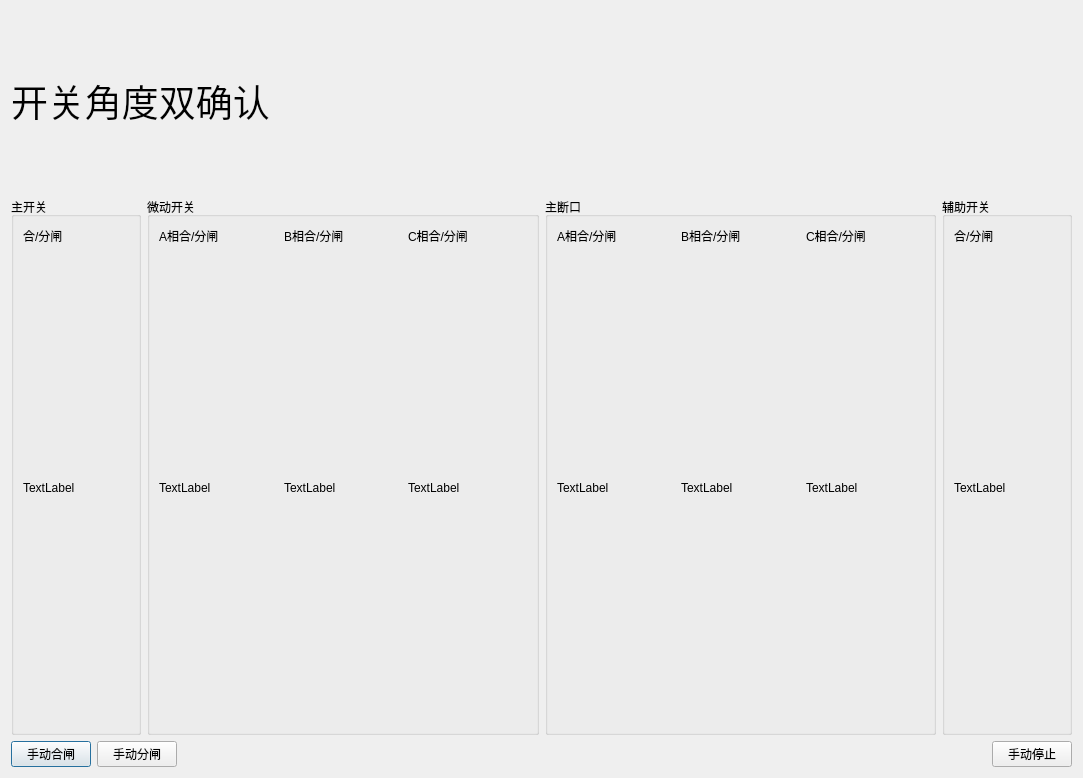
<?xml version="1.0" encoding="UTF-8"?>
<ui version="4.0">
 <class>switchAngle</class>
 <widget class="QDialog" name="switchAngle">
  <property name="geometry">
   <rect>
    <x>0</x>
    <y>0</y>
    <width>1083</width>
    <height>778</height>
   </rect>
  </property>
  <property name="windowTitle">
   <string>Dialog</string>
  </property>
  <layout class="QVBoxLayout" name="verticalLayout_9" stretch="1,3,1">
   <item>
    <widget class="QLabel" name="labportTitle">
     <property name="font">
      <font>
       <family>Arial</family>
       <pointsize>28</pointsize>
      </font>
     </property>
     <property name="text">
      <string>开关角度双确认</string>
     </property>
    </widget>
   </item>
   <item>
    <layout class="QHBoxLayout" name="horizontalLayout_4" stretch="1,3,3,1">
     <item>
      <widget class="QGroupBox" name="groupBox_4">
       <property name="title">
        <string>主开关</string>
       </property>
       <layout class="QVBoxLayout" name="verticalLayout_8">
        <item>
         <widget class="QLabel" name="label_8">
          <property name="maximumSize">
           <size>
            <width>16777215</width>
            <height>20</height>
           </size>
          </property>
          <property name="text">
           <string>合/分闸</string>
          </property>
         </widget>
        </item>
        <item>
         <widget class="QLabel" name="label_9">
          <property name="text">
           <string>TextLabel</string>
          </property>
         </widget>
        </item>
       </layout>
      </widget>
     </item>
     <item>
      <widget class="QGroupBox" name="groupBox">
       <property name="title">
        <string>微动开关</string>
       </property>
       <layout class="QHBoxLayout" name="horizontalLayout">
        <item>
         <layout class="QVBoxLayout" name="verticalLayout_2">
          <item>
           <widget class="QLabel" name="label">
            <property name="maximumSize">
             <size>
              <width>16777215</width>
              <height>20</height>
             </size>
            </property>
            <property name="text">
             <string>A相合/分闸</string>
            </property>
           </widget>
          </item>
          <item>
           <widget class="QLabel" name="labferrtingA">
            <property name="minimumSize">
             <size>
              <width>0</width>
              <height>0</height>
             </size>
            </property>
            <property name="text">
             <string>TextLabel</string>
            </property>
           </widget>
          </item>
         </layout>
        </item>
        <item>
         <layout class="QVBoxLayout" name="verticalLayout_3">
          <item>
           <widget class="QLabel" name="label_4">
            <property name="maximumSize">
             <size>
              <width>16777215</width>
              <height>20</height>
             </size>
            </property>
            <property name="text">
             <string>B相合/分闸</string>
            </property>
           </widget>
          </item>
          <item>
           <widget class="QLabel" name="labferrtingB">
            <property name="minimumSize">
             <size>
              <width>0</width>
              <height>0</height>
             </size>
            </property>
            <property name="text">
             <string>TextLabel</string>
            </property>
           </widget>
          </item>
         </layout>
        </item>
        <item>
         <layout class="QVBoxLayout" name="verticalLayout_4">
          <item>
           <widget class="QLabel" name="label_5">
            <property name="maximumSize">
             <size>
              <width>16777215</width>
              <height>20</height>
             </size>
            </property>
            <property name="text">
             <string>C相合/分闸</string>
            </property>
           </widget>
          </item>
          <item>
           <widget class="QLabel" name="labferrtingC">
            <property name="minimumSize">
             <size>
              <width>0</width>
              <height>0</height>
             </size>
            </property>
            <property name="text">
             <string>TextLabel</string>
            </property>
           </widget>
          </item>
         </layout>
        </item>
       </layout>
      </widget>
     </item>
     <item>
      <widget class="QGroupBox" name="groupBox_2">
       <property name="title">
        <string>主断口</string>
       </property>
       <layout class="QHBoxLayout" name="horizontalLayout_2">
        <item>
         <layout class="QVBoxLayout" name="verticalLayout_5">
          <item>
           <widget class="QLabel" name="label_2">
            <property name="maximumSize">
             <size>
              <width>16777215</width>
              <height>20</height>
             </size>
            </property>
            <property name="text">
             <string>A相合/分闸</string>
            </property>
           </widget>
          </item>
          <item>
           <widget class="QLabel" name="labportA">
            <property name="minimumSize">
             <size>
              <width>0</width>
              <height>0</height>
             </size>
            </property>
            <property name="text">
             <string>TextLabel</string>
            </property>
           </widget>
          </item>
         </layout>
        </item>
        <item>
         <layout class="QVBoxLayout" name="verticalLayout_6">
          <item>
           <widget class="QLabel" name="label_6">
            <property name="maximumSize">
             <size>
              <width>16777215</width>
              <height>20</height>
             </size>
            </property>
            <property name="text">
             <string>B相合/分闸</string>
            </property>
           </widget>
          </item>
          <item>
           <widget class="QLabel" name="labportB">
            <property name="minimumSize">
             <size>
              <width>0</width>
              <height>0</height>
             </size>
            </property>
            <property name="text">
             <string>TextLabel</string>
            </property>
           </widget>
          </item>
         </layout>
        </item>
        <item>
         <layout class="QVBoxLayout" name="verticalLayout_7">
          <item>
           <widget class="QLabel" name="label_7">
            <property name="maximumSize">
             <size>
              <width>16777215</width>
              <height>20</height>
             </size>
            </property>
            <property name="text">
             <string>C相合/分闸</string>
            </property>
           </widget>
          </item>
          <item>
           <widget class="QLabel" name="labportC">
            <property name="minimumSize">
             <size>
              <width>0</width>
              <height>0</height>
             </size>
            </property>
            <property name="text">
             <string>TextLabel</string>
            </property>
           </widget>
          </item>
         </layout>
        </item>
       </layout>
      </widget>
     </item>
     <item>
      <widget class="QGroupBox" name="groupBox_3">
       <property name="title">
        <string>辅助开关</string>
       </property>
       <layout class="QVBoxLayout" name="verticalLayout">
        <item>
         <widget class="QLabel" name="label_3">
          <property name="maximumSize">
           <size>
            <width>16777215</width>
            <height>20</height>
           </size>
          </property>
          <property name="text">
           <string>合/分闸</string>
          </property>
         </widget>
        </item>
        <item>
         <widget class="QLabel" name="labelauxiliary">
          <property name="minimumSize">
           <size>
            <width>0</width>
            <height>0</height>
           </size>
          </property>
          <property name="text">
           <string>TextLabel</string>
          </property>
         </widget>
        </item>
       </layout>
      </widget>
     </item>
    </layout>
   </item>
   <item>
    <layout class="QHBoxLayout" name="horizontalLayout_3">
     <item>
      <widget class="QPushButton" name="btHeManual">
       <property name="text">
        <string>手动合闸</string>
       </property>
      </widget>
     </item>
     <item>
      <widget class="QPushButton" name="btFenManual">
       <property name="text">
        <string>手动分闸</string>
       </property>
      </widget>
     </item>
     <item>
      <spacer name="horizontalSpacer_2">
       <property name="orientation">
        <enum>Qt::Horizontal</enum>
       </property>
       <property name="sizeHint" stdset="0">
        <size>
         <width>40</width>
         <height>20</height>
        </size>
       </property>
      </spacer>
     </item>
     <item>
      <widget class="QPushButton" name="btStopManual">
       <property name="text">
        <string>手动停止</string>
       </property>
      </widget>
     </item>
    </layout>
   </item>
  </layout>
 </widget>
 <resources/>
 <connections/>
</ui>
